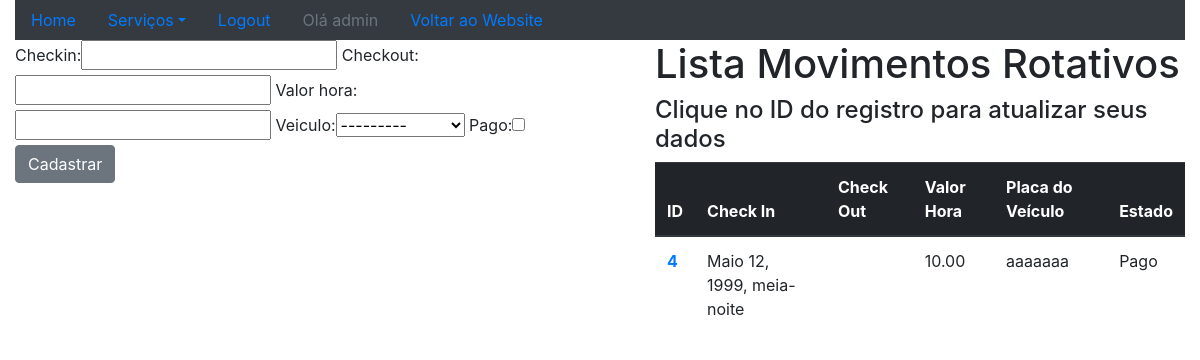
Page /sistema/mov-rot/ (signed in) on the committed database.
### core/models.py (models this page shows, shortened)
class MovimentoRot(models.Model):
    checkin = models.DateTimeField(auto_now=False)
    checkout = models.DateTimeField(auto_now=False, null=True, blank=True)
    valor_hora = models.DecimalField(max_digits=5,decimal_places=2)
    veiculo = models.ForeignKey(Veiculo,on_delete=models.PROTECT)
    pago = models.BooleanField(default=False)

class Veiculo(models.Model):
    marca = models.ForeignKey(Marca,on_delete=models.PROTECT)
    placa = models.CharField(max_length=7)
    proprietario = models.ForeignKey(Pessoa,on_delete=models.PROTECT)
    cor = models.CharField(max_length=15)
    observacoes = models.TextField()
    def __str__(self):
        return self.marca.nome + ' - ' + self.placa

### core/views.py (the view)
@login_required
def lista_mov_rot(request):
    mov_rot = MovimentoRot.objects.all()
    form = MovRotForm()
    context = {'movRot':mov_rot,'form':form}
    return render(request,'core/lista_mov_rot.html',context)

### core/forms.py
class MovRotForm(ModelForm):
    class Meta:
        model = MovimentoRot
        fields = '__all__'

### core/templates/core/lista_mov_rot.html (shortened to what this page needs)
{% extends "base.html" %}
{% load bootstrap %}
{% block main %}
    <div class="row">
        <div class="col-sm-6">
            <form action="{% url 'core_mov_rot_novo' %}" method="POST">
                {{ form|bootstrap }}
                <button type="submit" class="btn btn-secondary" >Cadastrar</button>
            </form>
        </div>
        <div class="col-sm-6">
            <ul>
                <h1>Lista Movimentos Rotativos</h1>
                <h4>Clique no ID do registro para atualizar seus dados</h4>
                <table class="table">
                <thead class="thead-dark">
                    <tr>
                        <th scope="col">ID</th>
                        <th scope="col">Check In</th>
                        <th scope="col">Check Out</th>
                        <th scope="col">Valor Hora</th>
                        <th scope="col">Placa do Veículo</th>
                        <th scope="col">Estado</th>
                    </tr>
                </thead>
                <tbody>
                    {% for mov in movRot %}
                        <tr>
                            <th scope="row"><a href="{% url 'core_mov_rot_update' mov.id %}">{{ mov.id }}</a></th>
                            <td>{{ mov.checkin }}</td>
                            <td>{{ mov.chekout }}</td>
                            <td>{{ mov.valor_hora }}</td>
                            <td>{{ mov.veiculo.placa }}</td>
                            <td>
                                {% if mov.pago %}
                                    Pago
                                {% else %}
                                    Não foi Pago
                                {% endif %}
                            </td>
                        </tr>
                    {% endfor %}
                </tbody>
                </table>
            </ul>
        </div>
    </div>
{% endblock %}

### templates/base.html (shortened to what this page needs)
{% load static %}
<!DOCTYPE html>
<html lang="en">
<head>
    <link rel="stylesheet"  href="{% static 'bootstrap/css/bootstrap.css' %}">
</head>
<body>
    <div class="container-fluid">
        <div class="row">
            <div class="col-md-12">
                <ul class="nav nav-pills bg-dark">
                    <li class="nav-item">
                        <a class="nav-link " href="{% url 'core_home' %}">Home</a>
                    </li>
                    <li class="nav-item dropdown">
                        <a class="nav-link dropdown-toggle" data-toggle="dropdown" href="#" role="button" aria-haspopup="true" aria-expanded="false">Serviços</a>
                    </li>
                    {% if user.is_authenticated %}
                        <li class="nav-item">
                            <a class="nav-link " href="{% url 'logout' %}">Logout</a>
                        </li>
                        <li class="nav-item">
                            <a class="nav-link disabled" href="#">Olá {{ user }}</a>
                        </li>
                    {% else %}
                        <li class="nav-item">
                            <a class="nav-link " href="{% url 'login' %}">Login</a>
                        </li>
                    {% endif %}
                    <li class="nav-item">
                        <a class="nav-link " href="{% url 'website_home' %}">Voltar ao Website</a>
                    </li>
                </ul>
            </div>
        </div>
        {% block main %}
        {% endblock  %}
    </div>
</body>
</html>

### rows in the picture
MovimentoRot: id "4", checkin "Maio 12, 1999, meia-noite", valor_hora "10.00", veiculo.placa "aaaaaaa", pago "Pago"

### other values in the picture
{{ user }} "admin"
